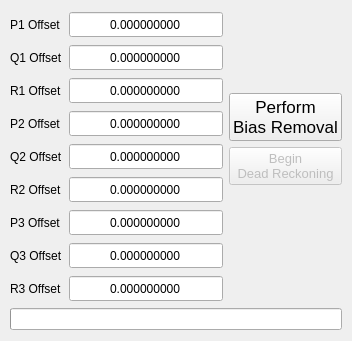
<?xml version="1.0" encoding="UTF-8"?>
<ui version="4.0">
 <class>init_step_two_form</class>
 <widget class="QWidget" name="init_step_two_form">
  <property name="geometry">
   <rect>
    <x>0</x>
    <y>0</y>
    <width>352</width>
    <height>341</height>
   </rect>
  </property>
  <property name="sizePolicy">
   <sizepolicy hsizetype="MinimumExpanding" vsizetype="MinimumExpanding">
    <horstretch>0</horstretch>
    <verstretch>0</verstretch>
   </sizepolicy>
  </property>
  <property name="minimumSize">
   <size>
    <width>352</width>
    <height>341</height>
   </size>
  </property>
  <property name="windowTitle">
   <string>Form</string>
  </property>
  <widget class="QWidget" name="">
   <property name="geometry">
    <rect>
     <x>10</x>
     <y>11</y>
     <width>332</width>
     <height>319</height>
    </rect>
   </property>
   <layout class="QVBoxLayout" name="verticalLayout_2">
    <item>
     <layout class="QHBoxLayout" name="horizontalLayout">
      <item>
       <layout class="QFormLayout" name="formLayout">
        <item row="0" column="0">
         <widget class="QLabel" name="label">
          <property name="enabled">
           <bool>true</bool>
          </property>
          <property name="sizePolicy">
           <sizepolicy hsizetype="MinimumExpanding" vsizetype="MinimumExpanding">
            <horstretch>0</horstretch>
            <verstretch>0</verstretch>
           </sizepolicy>
          </property>
          <property name="text">
           <string>P1 Offset</string>
          </property>
         </widget>
        </item>
        <item row="0" column="1">
         <widget class="QDoubleSpinBox" name="p1_offset_spinbox">
          <property name="sizePolicy">
           <sizepolicy hsizetype="MinimumExpanding" vsizetype="MinimumExpanding">
            <horstretch>0</horstretch>
            <verstretch>0</verstretch>
           </sizepolicy>
          </property>
          <property name="frame">
           <bool>true</bool>
          </property>
          <property name="alignment">
           <set>Qt::AlignCenter</set>
          </property>
          <property name="readOnly">
           <bool>true</bool>
          </property>
          <property name="buttonSymbols">
           <enum>QAbstractSpinBox::NoButtons</enum>
          </property>
          <property name="decimals">
           <number>9</number>
          </property>
          <property name="minimum">
           <double>-99.989999999999995</double>
          </property>
         </widget>
        </item>
        <item row="1" column="0">
         <widget class="QLabel" name="label_2">
          <property name="sizePolicy">
           <sizepolicy hsizetype="MinimumExpanding" vsizetype="MinimumExpanding">
            <horstretch>0</horstretch>
            <verstretch>0</verstretch>
           </sizepolicy>
          </property>
          <property name="text">
           <string>Q1 Offset</string>
          </property>
         </widget>
        </item>
        <item row="1" column="1">
         <widget class="QDoubleSpinBox" name="q1_offset_spinbox">
          <property name="sizePolicy">
           <sizepolicy hsizetype="MinimumExpanding" vsizetype="MinimumExpanding">
            <horstretch>0</horstretch>
            <verstretch>0</verstretch>
           </sizepolicy>
          </property>
          <property name="frame">
           <bool>true</bool>
          </property>
          <property name="alignment">
           <set>Qt::AlignCenter</set>
          </property>
          <property name="readOnly">
           <bool>true</bool>
          </property>
          <property name="buttonSymbols">
           <enum>QAbstractSpinBox::NoButtons</enum>
          </property>
          <property name="decimals">
           <number>9</number>
          </property>
          <property name="minimum">
           <double>-99.000000000000000</double>
          </property>
         </widget>
        </item>
        <item row="2" column="0">
         <widget class="QLabel" name="label_3">
          <property name="sizePolicy">
           <sizepolicy hsizetype="MinimumExpanding" vsizetype="MinimumExpanding">
            <horstretch>0</horstretch>
            <verstretch>0</verstretch>
           </sizepolicy>
          </property>
          <property name="text">
           <string>R1 Offset</string>
          </property>
         </widget>
        </item>
        <item row="2" column="1">
         <widget class="QDoubleSpinBox" name="r1_offset_spinbox">
          <property name="sizePolicy">
           <sizepolicy hsizetype="MinimumExpanding" vsizetype="MinimumExpanding">
            <horstretch>0</horstretch>
            <verstretch>0</verstretch>
           </sizepolicy>
          </property>
          <property name="frame">
           <bool>true</bool>
          </property>
          <property name="alignment">
           <set>Qt::AlignCenter</set>
          </property>
          <property name="readOnly">
           <bool>true</bool>
          </property>
          <property name="buttonSymbols">
           <enum>QAbstractSpinBox::NoButtons</enum>
          </property>
          <property name="decimals">
           <number>9</number>
          </property>
          <property name="minimum">
           <double>-99.000000000000000</double>
          </property>
         </widget>
        </item>
        <item row="3" column="0">
         <widget class="QLabel" name="label_4">
          <property name="sizePolicy">
           <sizepolicy hsizetype="MinimumExpanding" vsizetype="MinimumExpanding">
            <horstretch>0</horstretch>
            <verstretch>0</verstretch>
           </sizepolicy>
          </property>
          <property name="text">
           <string>P2 Offset</string>
          </property>
         </widget>
        </item>
        <item row="3" column="1">
         <widget class="QDoubleSpinBox" name="p2_offset_spinbox">
          <property name="sizePolicy">
           <sizepolicy hsizetype="MinimumExpanding" vsizetype="MinimumExpanding">
            <horstretch>0</horstretch>
            <verstretch>0</verstretch>
           </sizepolicy>
          </property>
          <property name="frame">
           <bool>true</bool>
          </property>
          <property name="alignment">
           <set>Qt::AlignCenter</set>
          </property>
          <property name="readOnly">
           <bool>true</bool>
          </property>
          <property name="buttonSymbols">
           <enum>QAbstractSpinBox::NoButtons</enum>
          </property>
          <property name="decimals">
           <number>9</number>
          </property>
          <property name="minimum">
           <double>-99.000000000000000</double>
          </property>
         </widget>
        </item>
        <item row="4" column="0">
         <widget class="QLabel" name="label_5">
          <property name="sizePolicy">
           <sizepolicy hsizetype="MinimumExpanding" vsizetype="MinimumExpanding">
            <horstretch>0</horstretch>
            <verstretch>0</verstretch>
           </sizepolicy>
          </property>
          <property name="text">
           <string>Q2 Offset</string>
          </property>
         </widget>
        </item>
        <item row="4" column="1">
         <widget class="QDoubleSpinBox" name="q2_offset_spinbox">
          <property name="sizePolicy">
           <sizepolicy hsizetype="MinimumExpanding" vsizetype="MinimumExpanding">
            <horstretch>0</horstretch>
            <verstretch>0</verstretch>
           </sizepolicy>
          </property>
          <property name="frame">
           <bool>true</bool>
          </property>
          <property name="alignment">
           <set>Qt::AlignCenter</set>
          </property>
          <property name="readOnly">
           <bool>true</bool>
          </property>
          <property name="buttonSymbols">
           <enum>QAbstractSpinBox::NoButtons</enum>
          </property>
          <property name="decimals">
           <number>9</number>
          </property>
          <property name="minimum">
           <double>-99.000000000000000</double>
          </property>
         </widget>
        </item>
        <item row="5" column="0">
         <widget class="QLabel" name="label_6">
          <property name="sizePolicy">
           <sizepolicy hsizetype="MinimumExpanding" vsizetype="MinimumExpanding">
            <horstretch>0</horstretch>
            <verstretch>0</verstretch>
           </sizepolicy>
          </property>
          <property name="text">
           <string>R2 Offset</string>
          </property>
         </widget>
        </item>
        <item row="5" column="1">
         <widget class="QDoubleSpinBox" name="r2_offset_spinbox">
          <property name="sizePolicy">
           <sizepolicy hsizetype="MinimumExpanding" vsizetype="MinimumExpanding">
            <horstretch>0</horstretch>
            <verstretch>0</verstretch>
           </sizepolicy>
          </property>
          <property name="frame">
           <bool>true</bool>
          </property>
          <property name="alignment">
           <set>Qt::AlignCenter</set>
          </property>
          <property name="readOnly">
           <bool>true</bool>
          </property>
          <property name="buttonSymbols">
           <enum>QAbstractSpinBox::NoButtons</enum>
          </property>
          <property name="decimals">
           <number>9</number>
          </property>
          <property name="minimum">
           <double>-99.000000000000000</double>
          </property>
         </widget>
        </item>
        <item row="6" column="0">
         <widget class="QLabel" name="label_7">
          <property name="sizePolicy">
           <sizepolicy hsizetype="MinimumExpanding" vsizetype="MinimumExpanding">
            <horstretch>0</horstretch>
            <verstretch>0</verstretch>
           </sizepolicy>
          </property>
          <property name="text">
           <string>P3 Offset</string>
          </property>
         </widget>
        </item>
        <item row="6" column="1">
         <widget class="QDoubleSpinBox" name="p3_offset_spinbox">
          <property name="sizePolicy">
           <sizepolicy hsizetype="MinimumExpanding" vsizetype="MinimumExpanding">
            <horstretch>0</horstretch>
            <verstretch>0</verstretch>
           </sizepolicy>
          </property>
          <property name="frame">
           <bool>true</bool>
          </property>
          <property name="alignment">
           <set>Qt::AlignCenter</set>
          </property>
          <property name="readOnly">
           <bool>true</bool>
          </property>
          <property name="buttonSymbols">
           <enum>QAbstractSpinBox::NoButtons</enum>
          </property>
          <property name="decimals">
           <number>9</number>
          </property>
          <property name="minimum">
           <double>-99.000000000000000</double>
          </property>
         </widget>
        </item>
        <item row="7" column="0">
         <widget class="QLabel" name="label_8">
          <property name="sizePolicy">
           <sizepolicy hsizetype="MinimumExpanding" vsizetype="MinimumExpanding">
            <horstretch>0</horstretch>
            <verstretch>0</verstretch>
           </sizepolicy>
          </property>
          <property name="text">
           <string>Q3 Offset</string>
          </property>
         </widget>
        </item>
        <item row="7" column="1">
         <widget class="QDoubleSpinBox" name="q3_offset_spinbox">
          <property name="sizePolicy">
           <sizepolicy hsizetype="MinimumExpanding" vsizetype="MinimumExpanding">
            <horstretch>0</horstretch>
            <verstretch>0</verstretch>
           </sizepolicy>
          </property>
          <property name="frame">
           <bool>true</bool>
          </property>
          <property name="alignment">
           <set>Qt::AlignCenter</set>
          </property>
          <property name="readOnly">
           <bool>true</bool>
          </property>
          <property name="buttonSymbols">
           <enum>QAbstractSpinBox::NoButtons</enum>
          </property>
          <property name="decimals">
           <number>9</number>
          </property>
          <property name="minimum">
           <double>-99.000000000000000</double>
          </property>
         </widget>
        </item>
        <item row="8" column="0">
         <widget class="QLabel" name="label_9">
          <property name="sizePolicy">
           <sizepolicy hsizetype="MinimumExpanding" vsizetype="MinimumExpanding">
            <horstretch>0</horstretch>
            <verstretch>0</verstretch>
           </sizepolicy>
          </property>
          <property name="text">
           <string>R3 Offset</string>
          </property>
         </widget>
        </item>
        <item row="8" column="1">
         <widget class="QDoubleSpinBox" name="r3_offset_spinbox">
          <property name="sizePolicy">
           <sizepolicy hsizetype="MinimumExpanding" vsizetype="MinimumExpanding">
            <horstretch>0</horstretch>
            <verstretch>0</verstretch>
           </sizepolicy>
          </property>
          <property name="frame">
           <bool>true</bool>
          </property>
          <property name="alignment">
           <set>Qt::AlignCenter</set>
          </property>
          <property name="readOnly">
           <bool>true</bool>
          </property>
          <property name="buttonSymbols">
           <enum>QAbstractSpinBox::NoButtons</enum>
          </property>
          <property name="decimals">
           <number>9</number>
          </property>
          <property name="minimum">
           <double>-99.000000000000000</double>
          </property>
         </widget>
        </item>
       </layout>
      </item>
      <item>
       <layout class="QVBoxLayout" name="verticalLayout">
        <item>
         <spacer name="verticalSpacer_2">
          <property name="orientation">
           <enum>Qt::Vertical</enum>
          </property>
          <property name="sizeType">
           <enum>QSizePolicy::Fixed</enum>
          </property>
          <property name="sizeHint" stdset="0">
           <size>
            <width>0</width>
            <height>82</height>
           </size>
          </property>
         </spacer>
        </item>
        <item>
         <widget class="QPushButton" name="perform_bias_removal_button">
          <property name="font">
           <font>
            <pointsize>13</pointsize>
           </font>
          </property>
          <property name="text">
           <string>Perform
Bias Removal</string>
          </property>
         </widget>
        </item>
        <item>
         <widget class="QPushButton" name="begin_dead_reckoning_button">
          <property name="enabled">
           <bool>false</bool>
          </property>
          <property name="font">
           <font>
            <pointsize>10</pointsize>
           </font>
          </property>
          <property name="text">
           <string>Begin
Dead Reckoning</string>
          </property>
         </widget>
        </item>
        <item>
         <spacer name="verticalSpacer">
          <property name="orientation">
           <enum>Qt::Vertical</enum>
          </property>
          <property name="sizeHint" stdset="0">
           <size>
            <width>0</width>
            <height>0</height>
           </size>
          </property>
         </spacer>
        </item>
       </layout>
      </item>
     </layout>
    </item>
    <item>
     <widget class="QProgressBar" name="progressBar">
      <property name="sizePolicy">
       <sizepolicy hsizetype="MinimumExpanding" vsizetype="Fixed">
        <horstretch>0</horstretch>
        <verstretch>0</verstretch>
       </sizepolicy>
      </property>
      <property name="value">
       <number>0</number>
      </property>
      <property name="textVisible">
       <bool>false</bool>
      </property>
      <property name="orientation">
       <enum>Qt::Horizontal</enum>
      </property>
      <property name="invertedAppearance">
       <bool>false</bool>
      </property>
     </widget>
    </item>
   </layout>
  </widget>
 </widget>
 <resources/>
 <connections/>
</ui>
